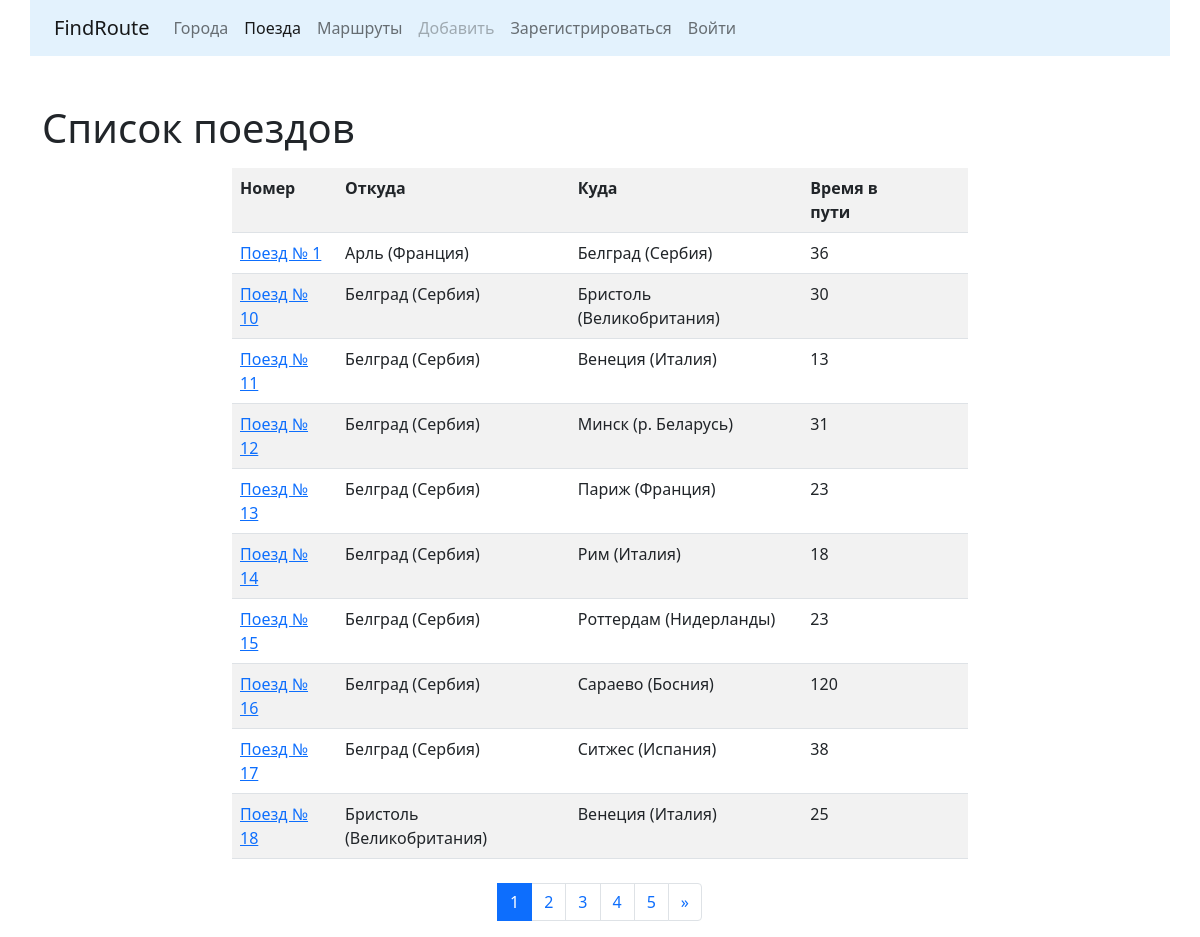
The app's page /trains/, older data.
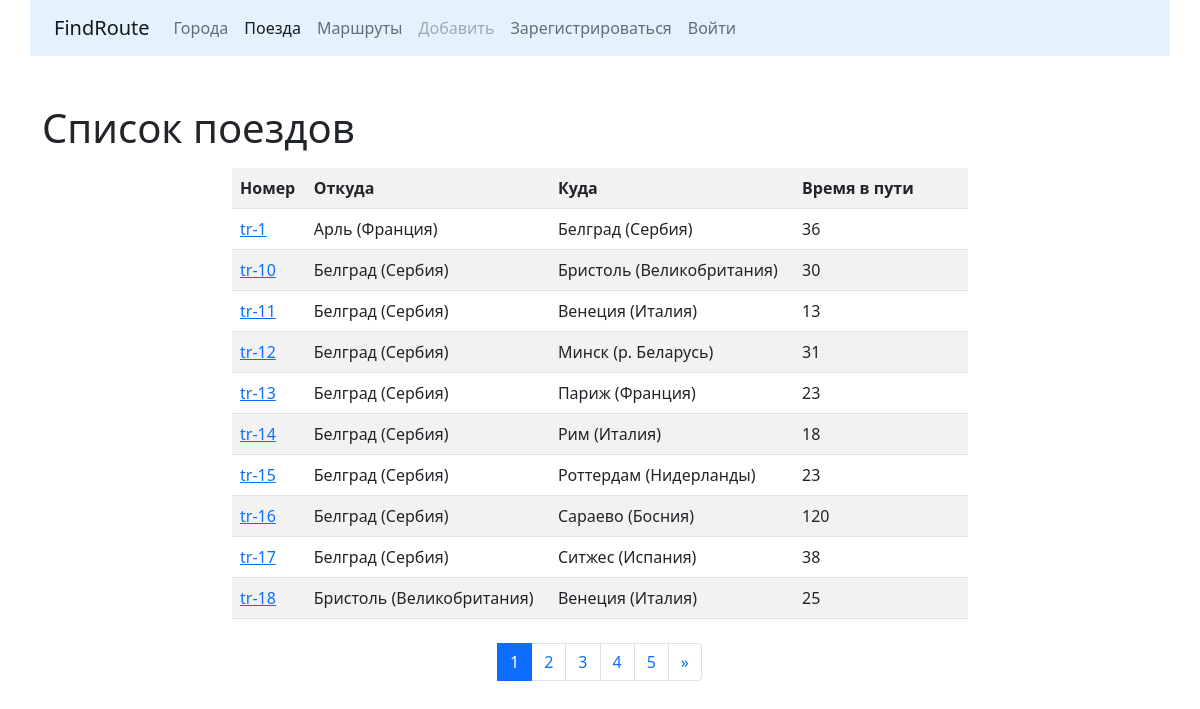
The same page, newer data.
### trains/models.py (models this page shows, shortened)
class Train(models.Model):
    name = models.CharField(max_length=50, unique=True,
                            verbose_name='Номер поезда')
    travel_time = models.PositiveSmallIntegerField(verbose_name='Время в пути')
    from_city = models.ForeignKey(City, on_delete=models.CASCADE,
                                  related_name='from_city_set',
                                  verbose_name='Из какого города')
    to_city = models.ForeignKey(City, on_delete=models.CASCADE,
                                related_name='to_city_set',
                                verbose_name='В какой город')
    class Meta:
        verbose_name = "Поезд"
        verbose_name_plural = "Поезда"
        ordering = ['name']

### cities/models.py (models this page shows, shortened)
class City(models.Model):
    name = models.CharField(max_length=100, unique=True, verbose_name="Город")
    def __str__(self):
        return self.name
    class Meta:
        verbose_name = "Город"
        verbose_name_plural = "Города"
        ordering = ['name']

### trains/views.py (the view)
# urls.py: path('', TrainListView.as_view(), name='home'),
class TrainListView(ListView):
    paginate_by = 10
    model = Train
    template_name = 'trains/home.html'

### trains/templates/trains/home.html (shortened to what this page needs)
{% extends 'base.html' %}
{% block content %}
	<h1>Список поездов</h1>
    <div class="row">
	    <div class="col-md-8 mx-auto my-2">
		    <table class="table table-striped">
			    <tr>
				    <th>Номер</th>
					<th>Откуда</th>
					<th>Куда</th>
					<th>Время в пути</th>
					<th>&nbsp;</th>
					<th>&nbsp;</th>
				</tr>
		        {% for object in page_obj %}
				    <tr>
					    <td>
						    <a href="{% url 'trains:detail' pk=object.pk %}">
							    {{ object.name }}
							</a>
						</td>
						<td>{{ object.from_city }}</td>
						<td>{{ object.to_city }}</td>
						<td>{{ object.travel_time }}</td>
						{% if user.is_authenticated %}
						    <td>
						        <a href="{% url 'trains:update' pk=object.pk %}">
							        <button type="submit" class="btn btn-primary">
								        Редактировать
								    </button>
							    </a>
						    </td>
						    <td>
						        <a href="{% url 'trains:delete' pk=object.pk %}">
							        <button type="submit" class="btn btn-danger">
								        Удалить
								    </button>
							    </a>
						    </td>
						{% else %}
						    <td>&nbsp;</td>
					        <td>&nbsp;</td>
						{% endif %}
					</tr>
			    {% endfor %}
			</table>
		</div>
	</div>
	<nav aria-label="Пример навигации по страницам">
        <ul class="pagination justify-content-center">
            {% for page in page_obj.paginator.page_range %}
			    <li class="page-item {% if page == page_obj.number %} active {% endif %}">
			        <a class="page-link" href="?page={{ page }}">
				        {{ page }}
				    </a>
			    </li>
			{% endfor %}
            <li class="page-item">
			    {% if page_obj.has_next %}
                    <a class="page-link" href="?page={{ page_obj.paginator.num_pages }}" aria-label="Следующая">
                        <span aria-hidden="true">
					        &raquo;
					    </span>
					</a>
                {% endif %}
			</li>
        </ul>
    </nav>
{% endblock %}

### templates/base.html (shortened to what this page needs)
{% url 'cities:home' as cities_home_url %}
{% url 'cities:create' as cities_create_url %}
{% url 'trains:home' as trains_home_url %}
{% url 'trains:create' as trains_create_url %}
{% url 'list' as route_list %}
<!doctype html>
<html lang="en">
    <head>
        <link href="https://cdn.jsdelivr.net/npm/bootstrap@5.0.0-beta3/dist/css/bootstrap.min.css" rel="stylesheet">
		<link href="https://cdn.jsdelivr.net/npm/select2@4.1.0-rc.0/dist/css/select2.min.css" rel="stylesheet" />
    </head>
    <body>
	    <nav class="navbar navbar-expand-lg navbar-light container" style="background-color: #e3f2fd;">
            <div class="container-fluid">
                <a class="navbar-brand" href="{% url 'home' %}">
				    FindRoute
				</a>
                <div class="collapse navbar-collapse" id="navbarNavDropdown">
                    <ul class="navbar-nav ml-auto">
                        <li class="nav-item">
                            <a class="nav-link {% if request.path == cities_home_url %} active {% endif %}" href="{% url 'cities:home' %}">
							    Города
							</a>
                        </li>
                        <li class="nav-item">
                            <a class="nav-link {% if request.path == trains_home_url %} active {% endif %}" href="{% url 'trains:home' %}">
							    Поезда
							</a>
                        </li>
						<li class="nav-item">
						    <a class="nav-link {% if request.path == route_list %} active {% endif %}" href="{% url 'list' %}">Маршруты</a>
						</li>
                        {% if user.is_authenticated %}
						    <li class="nav-item dropdown">
                                <a class="nav-link dropdown-toggle {% if request.path == cities_create_url or request.path == trains_create_url %} active {% endif %}" href="#" id="navbarDropdownMenuLink" role="button" data-bs-toggle="dropdown" aria-expanded="false">
                                    Добавить
                                </a>
                                <ul class="dropdown-menu" aria-labelledby="navbarDropdownMenuLink">
                                    <li>
								        <a class="dropdown-item" href="{% url 'cities:create' %}">
									        Новый город
									    </a>
								    </li>
                                    <li>
								        <a class="dropdown-item" href="{% url 'trains:create' %}">
									        Новый поезд
									    </a>
								    </li>
                                </ul>
                            </li>
						{% else %}
							<li class="nav-item">
						        <a class="nav-link disabled" href="">Добавить</a>
						    </li>
						{% endif %}
						{% if user.is_authenticated %}
						    <li class="nav-item">
						        <a class="nav-link" href="{% url 'accounts:logout' %}">Выйти</a>
						    </li>
						{% else %}
						    <li class="nav-item">
						        <a class="nav-link" href="{% url 'accounts:register' %}">Зарегистрироваться</a>
						    </li>
							<li class="nav-item">
						        <a class="nav-link" href="{% url 'accounts:login' %}">Войти</a>
						    </li>
						{% endif %}
                    </ul>
                </div>
            </div>
        </nav>
		<div class="container">
		    <div class="row">
			</div>
		</div>
        <div class="container">
            {% block content %}{% endblock %}
		</div>
    </body>
</html>

Row changes from the older to the newer data that the page shows:
changed Train "Арль (Франция)": name "Поезд № 1" → "tr-1"
changed Train (number 2 of 10 on the later page): name "Поезд № 10" → "tr-10"
changed Train (number 3 of 10 on the later page): name "Поезд № 11" → "tr-11"
changed Train "Минск (р. Беларусь)": name "Поезд № 12" → "tr-12"
changed Train "Париж (Франция)": name "Поезд № 13" → "tr-13"
changed Train "Рим (Италия)": name "Поезд № 14" → "tr-14"
changed Train "Роттердам (Нидерланды)": name "Поезд № 15" → "tr-15"
changed Train "Сараево (Босния)": name "Поезд № 16" → "tr-16"
changed Train "Ситжес (Испания)": name "Поезд № 17" → "tr-17"
changed Train (number 10 of 10 on the later page): name "Поезд № 18" → "tr-18"
